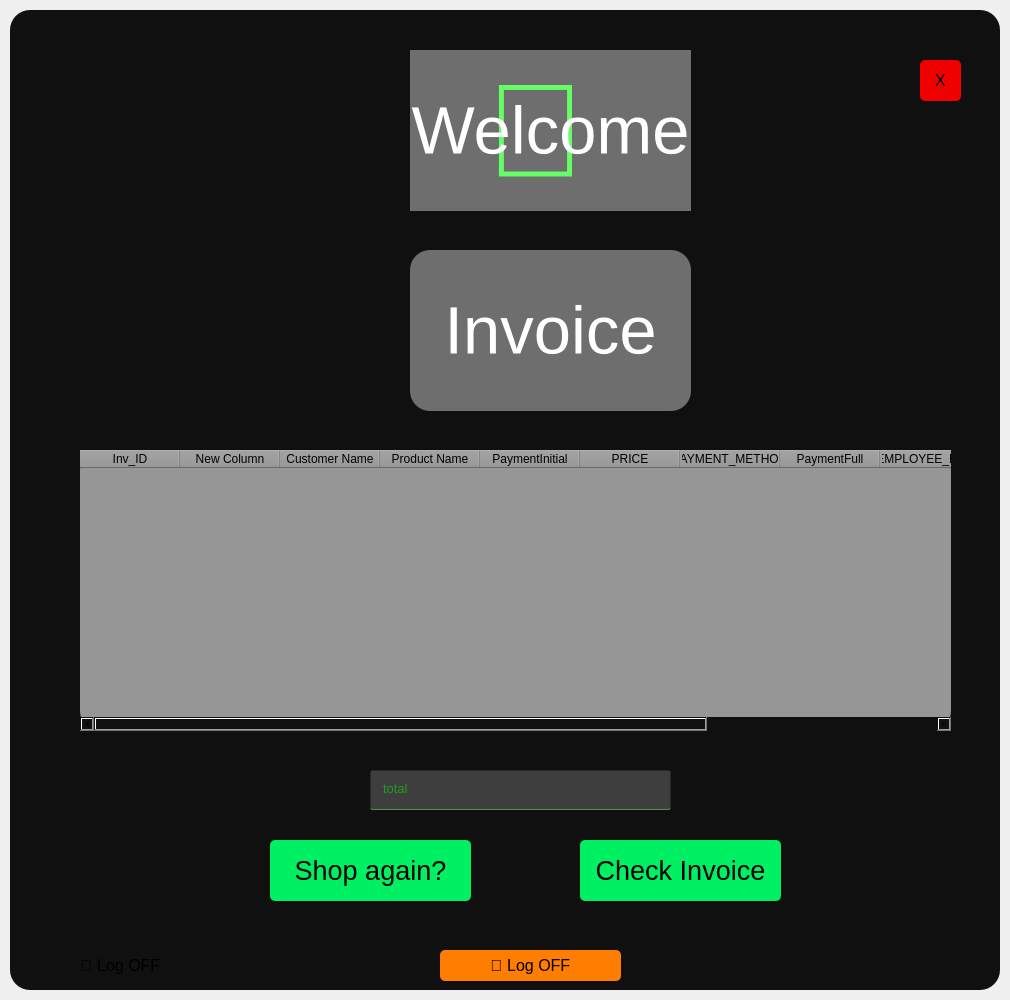
<?xml version="1.0" encoding="UTF-8"?>
<ui version="4.0">
 <class>Form</class>
 <widget class="QWidget" name="Form">
  <property name="geometry">
   <rect>
    <x>0</x>
    <y>0</y>
    <width>1010</width>
    <height>1000</height>
   </rect>
  </property>
  <property name="windowTitle">
   <string>Form</string>
  </property>
  <widget class="QLabel" name="LockImage_3">
   <property name="geometry">
    <rect>
     <x>260</x>
     <y>40</y>
     <width>551</width>
     <height>181</height>
    </rect>
   </property>
   <property name="font">
    <font>
     <pointsize>100</pointsize>
    </font>
   </property>
   <property name="styleSheet">
    <string notr="true">color:rgba(0,255,0,255);
align:center</string>
   </property>
   <property name="text">
    <string></string>
   </property>
   <property name="alignment">
    <set>Qt::AlignCenter</set>
   </property>
  </widget>
  <widget class="QLabel" name="LockImage_4">
   <property name="geometry">
    <rect>
     <x>410</x>
     <y>50</y>
     <width>281</width>
     <height>161</height>
    </rect>
   </property>
   <property name="font">
    <font>
     <pointsize>50</pointsize>
    </font>
   </property>
   <property name="styleSheet">
    <string notr="true">color:rgba(255,255,255,255);
align:center;
background-color: rgba(255, 255, 255, 100);</string>
   </property>
   <property name="text">
    <string>Welcome</string>
   </property>
   <property name="alignment">
    <set>Qt::AlignCenter</set>
   </property>
  </widget>
  <widget class="QWidget" name="widget" native="true">
   <property name="geometry">
    <rect>
     <x>10</x>
     <y>10</y>
     <width>990</width>
     <height>980</height>
    </rect>
   </property>
   <property name="styleSheet">
    <string notr="true">background-color:rgba(16,16,16,255);
border-radius:20px;</string>
   </property>
   <widget class="QPushButton" name="AdminPanLogOff_2">
    <property name="geometry">
     <rect>
      <x>20</x>
      <y>940</y>
      <width>181</width>
      <height>31</height>
     </rect>
    </property>
    <property name="font">
     <font>
      <family>Leelawadee UI</family>
      <pointsize>12</pointsize>
      <weight>50</weight>
      <bold>false</bold>
      <underline>false</underline>
      <strikeout>false</strikeout>
     </font>
    </property>
    <property name="styleSheet">
     <string notr="true">QPushButton#AdminPanLogOff{
background-color:rgba(255,125,0,255);
color:rgb(0,0,0);
border-radius:5px;
}

QPushButton#AdminPanLogOff:pressed{
background-color:rgba(255,150,0,255);
}
</string>
    </property>
    <property name="text">
     <string> Log OFF</string>
    </property>
   </widget>
   <widget class="QPushButton" name="btn_refresh_2">
    <property name="geometry">
     <rect>
      <x>50</x>
      <y>520</y>
      <width>871</width>
      <height>51</height>
     </rect>
    </property>
    <property name="font">
     <font>
      <pointsize>27</pointsize>
     </font>
    </property>
    <property name="styleSheet">
     <string notr="true">QPushButton#btn_refresh{
background-color:rgba(0,240,100,255);
color:rgb(0,0,0);
border-radius:5px;
}

QPushButton#btn_refresh:pressed{
background-color:rgba(0,255,150,255);
}
</string>
    </property>
    <property name="text">
     <string>Refresh</string>
    </property>
    <property name="iconSize">
     <size>
      <width>24</width>
      <height>28</height>
     </size>
    </property>
   </widget>
   <widget class="QPushButton" name="btn_search_2">
    <property name="geometry">
     <rect>
      <x>1570</x>
      <y>260</y>
      <width>141</width>
      <height>41</height>
     </rect>
    </property>
    <property name="font">
     <font>
      <pointsize>15</pointsize>
     </font>
    </property>
    <property name="styleSheet">
     <string notr="true">QPushButton#btn_search{
background-color:rgba(0,240,100,255);
color:rgb(0,0,0);
border-radius:5px;
}

QPushButton#btn_search:pressed{
background-color:rgba(0,255,150,255);
}
</string>
    </property>
    <property name="text">
     <string>Get Data</string>
    </property>
   </widget>
   <widget class="QPushButton" name="btn_add_product_2">
    <property name="geometry">
     <rect>
      <x>1390</x>
      <y>620</y>
      <width>211</width>
      <height>51</height>
     </rect>
    </property>
    <property name="font">
     <font>
      <pointsize>16</pointsize>
     </font>
    </property>
    <property name="styleSheet">
     <string notr="true">QPushButton#btn_add_product{
background-color:rgba(0,240,100,255);
color:rgb(0,0,0);
border-radius:5px;
}

QPushButton#btn_add_product:pressed{
background-color:rgba(0,255,150,255);
}
</string>
    </property>
    <property name="text">
     <string>Add Product</string>
    </property>
   </widget>
   <widget class="QTableWidget" name="table_2">
    <property name="geometry">
     <rect>
      <x>70</x>
      <y>440</y>
      <width>871</width>
      <height>281</height>
     </rect>
    </property>
    <property name="font">
     <font>
      <pointsize>15</pointsize>
     </font>
    </property>
    <property name="styleSheet">
     <string notr="true">background-color: rgb(150, 150, 150);</string>
    </property>
    <column>
     <property name="text">
      <string>Inv_ID</string>
     </property>
    </column>
    <column>
     <property name="text">
      <string>New Column</string>
     </property>
    </column>
    <column>
     <property name="text">
      <string>Customer Name</string>
     </property>
    </column>
    <column>
     <property name="text">
      <string>Product Name</string>
     </property>
    </column>
    <column>
     <property name="text">
      <string>PaymentInitial</string>
     </property>
    </column>
    <column>
     <property name="text">
      <string>PRICE</string>
     </property>
    </column>
    <column>
     <property name="text">
      <string>PAYMENT_METHOD</string>
     </property>
    </column>
    <column>
     <property name="text">
      <string>PaymentFull</string>
     </property>
    </column>
    <column>
     <property name="text">
      <string>EMPLOYEE_NAME</string>
     </property>
    </column>
    <column>
     <property name="text">
      <string>CanCheckOut</string>
     </property>
    </column>
    <column>
     <property name="text">
      <string>PaymentBalance</string>
     </property>
    </column>
   </widget>
   <widget class="QLabel" name="LockImage_5">
    <property name="geometry">
     <rect>
      <x>400</x>
      <y>240</y>
      <width>281</width>
      <height>161</height>
     </rect>
    </property>
    <property name="font">
     <font>
      <pointsize>50</pointsize>
     </font>
    </property>
    <property name="styleSheet">
     <string notr="true">color:rgba(255,255,255,255);
align:center;
background-color: rgba(255, 255, 255, 100);</string>
    </property>
    <property name="text">
     <string>Invoice</string>
    </property>
    <property name="alignment">
     <set>Qt::AlignCenter</set>
    </property>
   </widget>
   <widget class="QPushButton" name="CusShopAgain">
    <property name="geometry">
     <rect>
      <x>260</x>
      <y>830</y>
      <width>201</width>
      <height>61</height>
     </rect>
    </property>
    <property name="font">
     <font>
      <pointsize>20</pointsize>
     </font>
    </property>
    <property name="styleSheet">
     <string notr="true">QPushButton#CusShopAgain{
background-color:rgba(0,240,100,255);
color:rgb(0,0,0);
border-radius:5px;
}

QPushButton#CusShopAgain:pressed{
background-color:rgba(0,255,150,255);
}
</string>
    </property>
    <property name="text">
     <string>Shop again?</string>
    </property>
   </widget>
   <widget class="QPushButton" name="AdminPanLogOff">
    <property name="geometry">
     <rect>
      <x>430</x>
      <y>940</y>
      <width>181</width>
      <height>31</height>
     </rect>
    </property>
    <property name="font">
     <font>
      <family>Leelawadee UI</family>
      <pointsize>12</pointsize>
      <weight>50</weight>
      <bold>false</bold>
      <underline>false</underline>
      <strikeout>false</strikeout>
     </font>
    </property>
    <property name="styleSheet">
     <string notr="true">QPushButton#AdminPanLogOff{
background-color:rgba(255,125,0,255);
color:rgb(0,0,0);
border-radius:5px;
}

QPushButton#AdminPanLogOff:pressed{
background-color:rgba(255,150,0,255);
}
</string>
    </property>
    <property name="text">
     <string> Log OFF</string>
    </property>
   </widget>
   <widget class="QPushButton" name="check_purchase">
    <property name="geometry">
     <rect>
      <x>570</x>
      <y>830</y>
      <width>201</width>
      <height>61</height>
     </rect>
    </property>
    <property name="font">
     <font>
      <pointsize>20</pointsize>
     </font>
    </property>
    <property name="styleSheet">
     <string notr="true">QPushButton#check_purchase{
background-color:rgba(0,240,100,255);
color:rgb(0,0,0);
border-radius:5px;
}

QPushButton#check_purchase:pressed{
background-color:rgba(0,255,150,255);
}
</string>
    </property>
    <property name="text">
     <string>Check Invoice</string>
    </property>
   </widget>
   <widget class="QPushButton" name="Close">
    <property name="geometry">
     <rect>
      <x>910</x>
      <y>50</y>
      <width>41</width>
      <height>41</height>
     </rect>
    </property>
    <property name="font">
     <font>
      <family>Leelawadee UI</family>
      <pointsize>12</pointsize>
      <weight>50</weight>
      <bold>false</bold>
      <underline>false</underline>
      <strikeout>false</strikeout>
     </font>
    </property>
    <property name="styleSheet">
     <string notr="true">QPushButton#Close{
background-color:rgba(240,0,0,255);
color:rgb(0,0,0);
border-radius:5px;
}

QPushButton#Close:pressed{
background-color:rgba(255,0,0,255);
}
</string>
    </property>
    <property name="text">
     <string>X</string>
    </property>
   </widget>
   <widget class="QLineEdit" name="total">
    <property name="geometry">
     <rect>
      <x>360</x>
      <y>760</y>
      <width>301</width>
      <height>40</height>
     </rect>
    </property>
    <property name="font">
     <font>
      <pointsize>10</pointsize>
     </font>
    </property>
    <property name="styleSheet">
     <string notr="true">background-color:rgba(75,75,75,200);
color:rgb(0,255,0);
border-radius:2px;
border:1px solid rgba(0,0,0,0);
border-bottom-color:rgba(75,150,75,255);
padding-left:10px;
padding-bottom:3px;
</string>
    </property>
    <property name="echoMode">
     <enum>QLineEdit::Password</enum>
    </property>
    <property name="placeholderText">
     <string>total</string>
    </property>
   </widget>
  </widget>
  <zorder>widget</zorder>
  <zorder>LockImage_3</zorder>
  <zorder>LockImage_4</zorder>
 </widget>
 <resources/>
 <connections/>
</ui>
